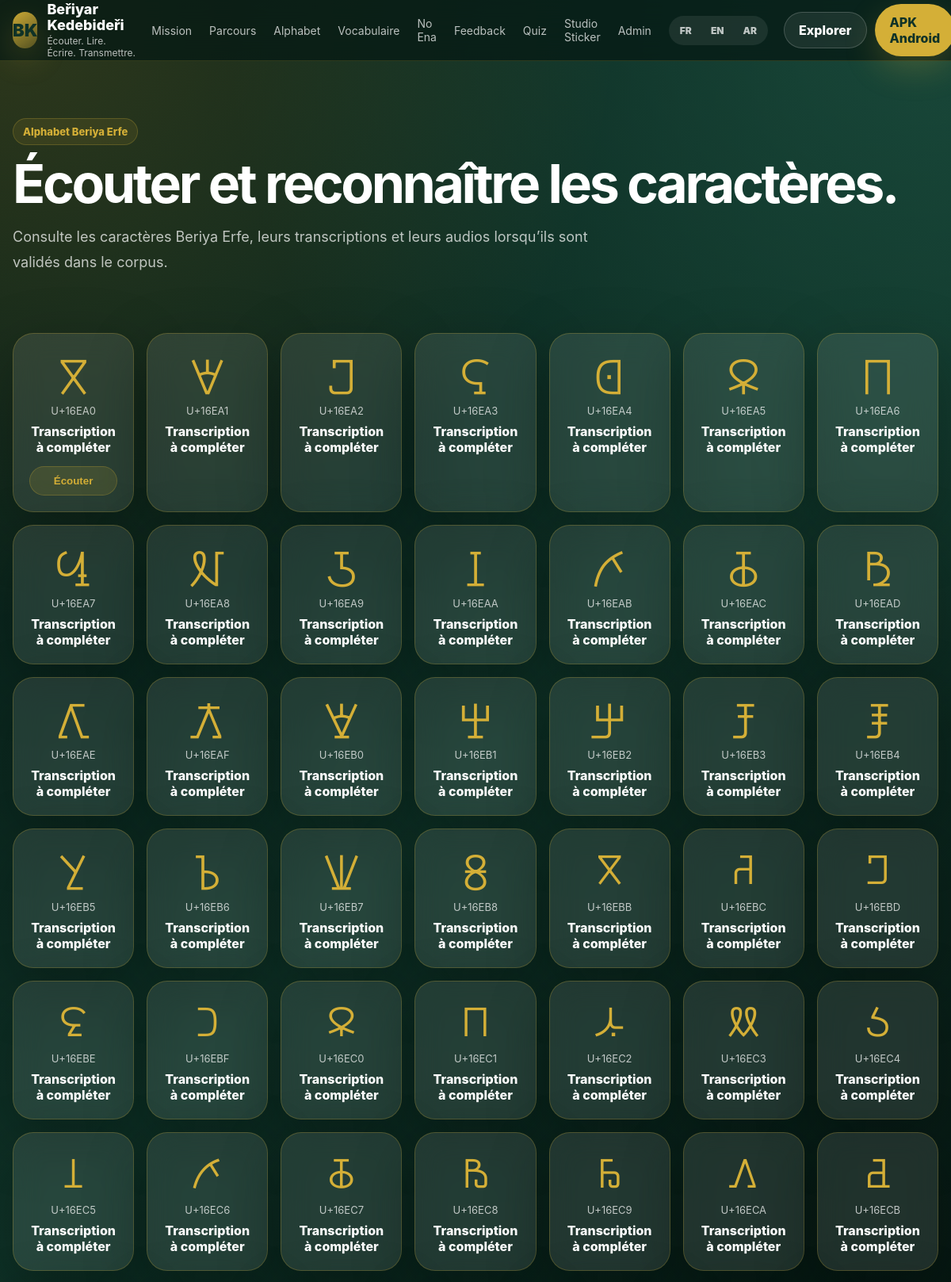
Page /alphabet/ (upper part) on the committed database.
### alphabet/models.py (models this page shows, shortened)
class Character(models.Model):
    VOWEL = 'vowel'
    CONSONANT = 'consonant'
    OTHER = 'other'
    UNKNOWN = 'unknown'
    CHARACTER_TYPE_CHOICES = [
        (VOWEL, 'Vowel'),
        (CONSONANT, 'Consonant'),
        (OTHER, 'Other'),
        (UNKNOWN, 'Unknown'),
    ]
    DRAFT = 'draft'
    REVIEW = 'review'
    VALIDATED = 'validated'
    PUBLISHED = 'published'
    REJECTED = 'rejected'
    VALIDATION_STATUS_CHOICES = [
        (DRAFT, 'Draft'),
        (REVIEW, 'Review'),
        (VALIDATED, 'Validated'),
        (PUBLISHED, 'Published'),
        (REJECTED, 'Rejected'),
    ]
    symbol = models.CharField(
        max_length=10,
        unique=True,
        help_text='Caractère Beriya Erfe.',
    )
    unicode_code = models.CharField(
        max_length=20,
        unique=True,
        help_text='Exemple : U+16EA0.',
    )
    name = models.CharField(max_length=150, blank=True)
    name_fr = models.CharField(max_length=150, blank=True)
    name_en = models.CharField(max_length=150, blank=True)
    name_ar = models.CharField(max_length=150, blank=True)
    latin_transcription = models.CharField(max_length=120, blank=True)
    arabic_transcription = models.CharField(max_length=120, blank=True)
    character_type = models.CharField(
        max_length=30,
        choices=CHARACTER_TYPE_CHOICES,
        default=UNKNOWN,
    )
    order_index = models.PositiveIntegerField(default=0)
    description = models.TextField(blank=True)
    validation_status = models.CharField(
        max_length=20,
        choices=VALIDATION_STATUS_CHOICES,
        default=DRAFT,
    )
    is_active = models.BooleanField(default=True)
    available_offline = models.BooleanField(default=True)
    created_at = models.DateTimeField(auto_now_add=True)
    updated_at = models.DateTimeField(auto_now=True)
    class Meta:
        ordering = ['order_index', 'unicode_code']
        verbose_name = 'Character'
        verbose_name_plural = 'Characters'

### webapp/views.py (the view)
# urls.py: path('alphabet/', alphabet_page, name='web-alphabet'),
def alphabet_page(request):
    lang = get_web_lang(request)
    characters = Character.objects.filter(
        is_active=True,
    ).prefetch_related(
        'audio_links__audio_asset',
    ).order_by(
        'order_index',
        'unicode_code',
    )
    return render(
        request,
        'webapp/alphabet.html',
        {
            'characters': characters,
            "current_lang": lang,
            "is_rtl": lang == "ar",
        },
    )

### webapp/context_processors.py (called while the page is built)
def public_links(request):
    return {
        "ANDROID_APK_URL": getattr(settings, "ANDROID_APK_URL", "/download/android/"),
    }

### webapp/views.py (called while the page is built)
def get_web_lang(request):
    lang = request.GET.get("lang") or request.session.get("web_lang") or "fr"
    if lang not in ["fr", "en", "ar"]:
        lang = "fr"
    request.session["web_lang"] = lang
    return lang

### templates/webapp/alphabet.html (shortened to what this page needs)
{% extends "webapp/base.html" %}
{% block content %}
<main>
    <section class="page-header">
        <div class="container">
            <div class="badge">Alphabet Beriya Erfe</div>
            <h1>Écouter et reconnaître les caractères.</h1>
            <p>
                Consulte les caractères Beriya Erfe, leurs transcriptions et leurs audios
                lorsqu’ils sont validés dans le corpus.
            </p>
        </div>
    </section>
    <section class="section" style="padding-top: 20px;">
        <div class="container">
            <div class="alphabet-grid">
                {% for character in characters %}
                    <article class="character-card glass">
                        <div class="character-symbol">{{ character.symbol }}</div>
                        <div class="character-code">{{ character.unicode_code }}</div>
                        {% if character.latin_transcription %}
                            <div class="character-transcription">{{ character.latin_transcription }}</div>
                        {% else %}
                            <div class="character-transcription">Transcription à compléter</div>
                        {% endif %}
                        {% with link=character.audio_links.first %}
                            {% if link and link.audio_asset.file %}
                                <button class="audio-button" data-audio="{{ link.audio_asset.file.url }}">
                                    Écouter
                                </button>
                            {% endif %}
                        {% endwith %}
                    </article>
                {% empty %}
                    <div class="empty-state glass">
                        Aucun caractère actif. Lance la commande seed puis active les caractères.
                    </div>
                {% endfor %}
            </div>
        </div>
    </section>
</main>
{% endblock %}

### static/webapp/css/brand.css (style rules this page uses)
:root { --brand-green: #1B4D3E; --brand-night: #0F3227; --brand-gold: #D4AF37; --brand-dark: #061A14; --brand-white: #FFFFFF; --brand-muted: rgba(255, 255, 255, 0.72); --glass-bg: rgba(255, 255, 255, 0.10); --glass-border: rgba(212, 175, 55, 0.26); --shadow-gold: rgba(212, 175, 55, 0.22); }
* { box-sizing: border-box; }
html { scroll-behavior: smooth; }
body { margin: 0; min-height: 100vh; font-family: Inter, system-ui, -apple-system, BlinkMacSystemFont, "Segoe UI", sans-serif; background: radial-gradient(circle at top left, rgba(212, 175, 55, 0.20), transparent 30%), radial-gradient(circle at top right, rgba(27, 77, 62, 0.85), transparent 35%), linear-gradient(135deg, var(--brand-dark), var(--brand-night) 45%, #020907); color: var(--brand-white); }
.container { width: min(1180px, calc(100% - 32px)); margin: 0 auto; }
.glass { background: var(--glass-bg); border: 1px solid var(--glass-border); box-shadow: 0 24px 80px rgba(0, 0, 0, 0.28); backdrop-filter: blur(18px); -webkit-backdrop-filter: blur(18px); }
.badge { display: inline-flex; align-items: center; gap: 8px; border-radius: 999px; padding: 8px 12px; color: var(--brand-gold); background: rgba(212, 175, 55, 0.10); border: 1px solid rgba(212, 175, 55, 0.24); font-weight: 800; font-size: 13px; }
.section { padding: 72px 0; }
.page-header { padding: 72px 0 36px; }
.page-header h1 { font-size: clamp(38px, 6vw, 68px); line-height: 1; margin: 14px 0; letter-spacing: -0.05em; }
.page-header p { color: var(--brand-muted); font-size: 18px; line-height: 1.75; max-width: 780px; }
.alphabet-grid { display: grid; grid-template-columns: repeat(auto-fill, minmax(150px, 1fr)); gap: 16px; }
.character-card { border-radius: 26px; padding: 20px; text-align: center; }
.character-symbol { font-size: 54px; color: var(--brand-gold); line-height: 1.1; margin-bottom: 10px; }
.character-code { color: var(--brand-muted); font-size: 13px; }
.character-transcription { margin-top: 8px; font-weight: 800; }
.audio-button { margin-top: 14px; width: 100%; border: 1px solid rgba(212, 175, 55, 0.25); background: rgba(212, 175, 55, 0.14); color: var(--brand-gold); border-radius: 999px; padding: 10px 14px; cursor: pointer; font-weight: 800; }
.beriya-font, .character-symbol, .word-text, .symbol-box { font-family: "Kedebideri", Inter, system-ui, sans-serif; }

### rows in the picture
Character: symbol "𖺠", unicode_code "U+16EA0", latin_transcription "Transcription à compléter"
Character: symbol "𖺡", unicode_code "U+16EA1", latin_transcription "Transcription à compléter"
Character: symbol "𖺢", unicode_code "U+16EA2", latin_transcription "Transcription à compléter"
Character: symbol "𖺣", unicode_code "U+16EA3", latin_transcription "Transcription à compléter"
Character: symbol "𖺤", unicode_code "U+16EA4", latin_transcription "Transcription à compléter"
Character: symbol "𖺥", unicode_code "U+16EA5", latin_transcription "Transcription à compléter"
Character: symbol "𖺦", unicode_code "U+16EA6", latin_transcription "Transcription à compléter"
Character: symbol "𖺧", unicode_code "U+16EA7", latin_transcription "Transcription à compléter"
Character: symbol "𖺨", unicode_code "U+16EA8", latin_transcription "Transcription à compléter"
Character: symbol "𖺩", unicode_code "U+16EA9", latin_transcription "Transcription à compléter"
Character: symbol "𖺪", unicode_code "U+16EAA", latin_transcription "Transcription à compléter"
Character: symbol "𖺫", unicode_code "U+16EAB", latin_transcription "Transcription à compléter"
Character: symbol "𖺬", unicode_code "U+16EAC", latin_transcription "Transcription à compléter"
Character: symbol "𖺭", unicode_code "U+16EAD", latin_transcription "Transcription à compléter"
Character: symbol "𖺮", unicode_code "U+16EAE", latin_transcription "Transcription à compléter"
Character: symbol "𖺯", unicode_code "U+16EAF", latin_transcription "Transcription à compléter"
Character: symbol "𖺰", unicode_code "U+16EB0", latin_transcription "Transcription à compléter"
Character: symbol "𖺱", unicode_code "U+16EB1", latin_transcription "Transcription à compléter"
Character: symbol "𖺲", unicode_code "U+16EB2", latin_transcription "Transcription à compléter"
Character: symbol "𖺳", unicode_code "U+16EB3", latin_transcription "Transcription à compléter"
Character: symbol "𖺴", unicode_code "U+16EB4", latin_transcription "Transcription à compléter"
Character: symbol "𖺵", unicode_code "U+16EB5", latin_transcription "Transcription à compléter"
Character: symbol "𖺶", unicode_code "U+16EB6", latin_transcription "Transcription à compléter"
Character: symbol "𖺷", unicode_code "U+16EB7", latin_transcription "Transcription à compléter"
Character: symbol "𖺸", unicode_code "U+16EB8", latin_transcription "Transcription à compléter"
Character: symbol "𖺻", unicode_code "U+16EBB", latin_transcription "Transcription à compléter"
Character: symbol "𖺼", unicode_code "U+16EBC", latin_transcription "Transcription à compléter"
Character: symbol "𖺽", unicode_code "U+16EBD", latin_transcription "Transcription à compléter"
Character: symbol "𖺾", unicode_code "U+16EBE", latin_transcription "Transcription à compléter"
Character: symbol "𖺿", unicode_code "U+16EBF", latin_transcription "Transcription à compléter"
Character: symbol "𖻀", unicode_code "U+16EC0", latin_transcription "Transcription à compléter"
Character: symbol "𖻁", unicode_code "U+16EC1", latin_transcription "Transcription à compléter"
Character: symbol "𖻂", unicode_code "U+16EC2", latin_transcription "Transcription à compléter"
Character: symbol "𖻃", unicode_code "U+16EC3", latin_transcription "Transcription à compléter"
Character: symbol "𖻄", unicode_code "U+16EC4", latin_transcription "Transcription à compléter"
Character: symbol "𖻅", unicode_code "U+16EC5", latin_transcription "Transcription à compléter"
Character: symbol "𖻆", unicode_code "U+16EC6", latin_transcription "Transcription à compléter"
Character: symbol "𖻇", unicode_code "U+16EC7", latin_transcription "Transcription à compléter"
Character: symbol "𖻈", unicode_code "U+16EC8", latin_transcription "Transcription à compléter"
Character: symbol "𖻉", unicode_code "U+16EC9", latin_transcription "Transcription à compléter"
Character: symbol "𖻊", unicode_code "U+16ECA", latin_transcription "Transcription à compléter"
Character: symbol "𖻋", unicode_code "U+16ECB", latin_transcription "Transcription à compléter"
